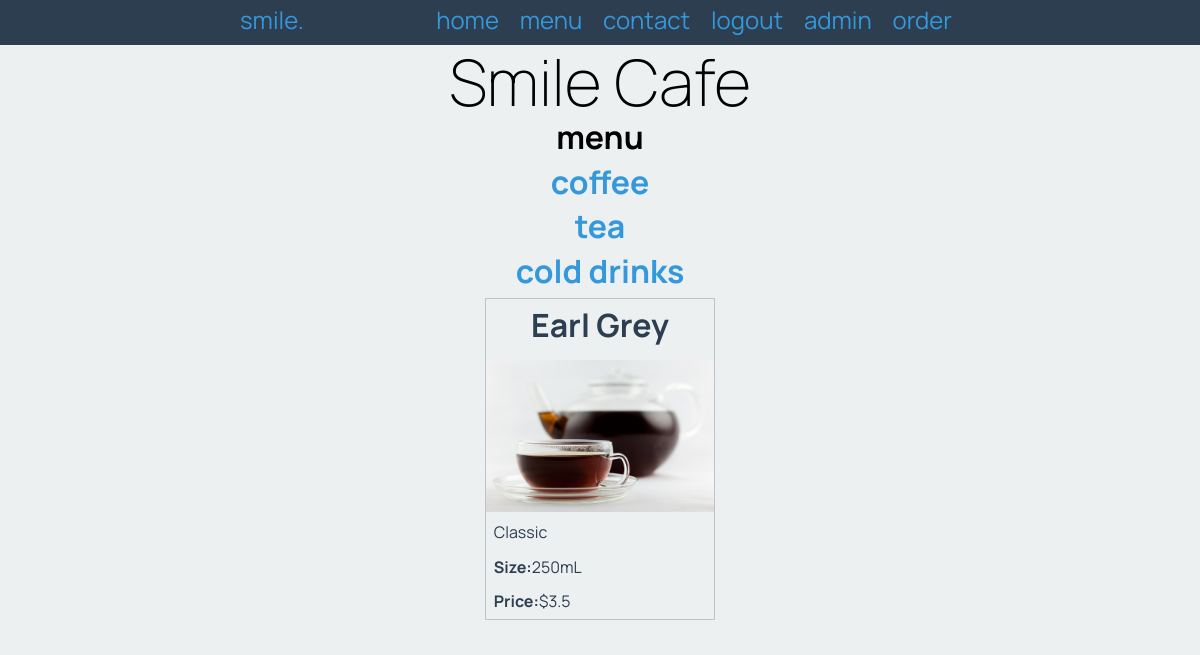
Screenshot of /menu/2 (signed in) with the database file from the repository.
### tables this page shows
CREATE TABLE Category (
	id integer PRIMARY KEY AUTOINCREMENT,
	Name varchar
);

CREATE TABLE Product (
	id integer PRIMARY KEY AUTOINCREMENT,
	Product_name varchar,
	Product_description varchar,
	Product_size varchar,
	Product_image varchar,
	Product_price float,
	cat_id integer
);

### app.py (the view)
@app.route('/menu/<cat_id>')
def render_menu(cat_id):
    order_start = request.args.get('order')
    if order_start == 'start':
        session['order'] = []
    con = open_database(DATABASE)
    query = "SELECT * FROM Category"
    cur = con.cursor()
    cur.execute(query)
    category_list = cur.fetchall()
    print(category_list)
    query = "SELECT * FROM Product WHERE cat_id = ? ORDER BY Product_name "
    cur = con.cursor()
    cur.execute(query, (cat_id, ))
    product_list = cur.fetchall()
    con.close()
    return render_template("menu.html", categories=category_list, products=product_list, logged_in=is_logged_in(),
                           ordering=is_ordering())

### app.py (called while the page is built)
def open_database(db_name):
    try:
        connection = sqlite3.connect(db_name)
        return connection
    except Error as e:
        print(e)
        return None

def is_logged_in():
    if session.get("email") is None:
        print("not logged in")
        return False
    else:
        print("logged in")
        return True

def is_ordering():
    if session.get('order') is None:
        print("not ordering")
    else:
        print("ordering")
        return False

### templates/menu.html
{% extends 'base.html' %}
{% block pageheading %}
menu
{% endblock %}
{% block main %}
<div class="category-menu">
        <ul>
            {% for category in categories %}
            <li class="category-item">
                <a href="/menu/{{ category[0] }}"><h2>{{ category[1] }}</h2></a>
            </li>
            {% endfor %}
        </ul>
    </div>
<div class="products">
    {% for product in products %}
    <div class="product-box">
        <div class="product-box-heading"><h2>{{ product[1] }}</h2></div>
        <div class="product-box-image"><img src="/static/images/{{ product[4] }}.jpg"></div>
        <div class="product-box-info">{{ product[2] }}</div>
        <div class="product-box-info"><strong>Size:</strong>{{ product[3] }}</div>
        <div class="product-box-info"><strong>Price:</strong>${{ product[5] }}</div>
    </div>
    {% endfor %}
</div>
{% endblock %}

### static/smile.css (style rules this page uses)
* { font-family: 'Manrope', sans-serif; padding: 0; margin: 0; box-sizing: border-box; }
body { background-color: rgba(236, 240, 241, 1.0); }
img { max-width: 100%; }
h2 { font-size: 2rem; text-align: center; margin: 0 0 0.5rem 0; }
a, a:visited { color: rgba(52, 152, 219, 1.0); text-decoration: none; }
.products { display: flex; flex-wrap: wrap; justify-content: space-evenly; }
.product-box { width: 32%; border: 1px solid rgba(189, 195, 199, 1.0); color: rgba(44, 62, 80, 1.0); margin-bottom: 0.5rem; }
.product-box-heading { padding: 0.5rem; }
.product-box-image { max-height: 250px; overflow: clip; }
.product-box-info { padding: 0.5rem; }
.category-menu ul { list-style-type: none; font-size:2cm; text-align:center; }
.category-item { display: inline; }
.category-item a { color: rgba(52, 152, 219, 1.0); }

### rows the page displays
Category: Name "coffee"
Category: Name "tea"
Category: Name "cold drinks"
Product: Product_name "Earl Grey", Product_image (picture), Product_description "Classic", Product_size "250mL", Product_price "3.5"
